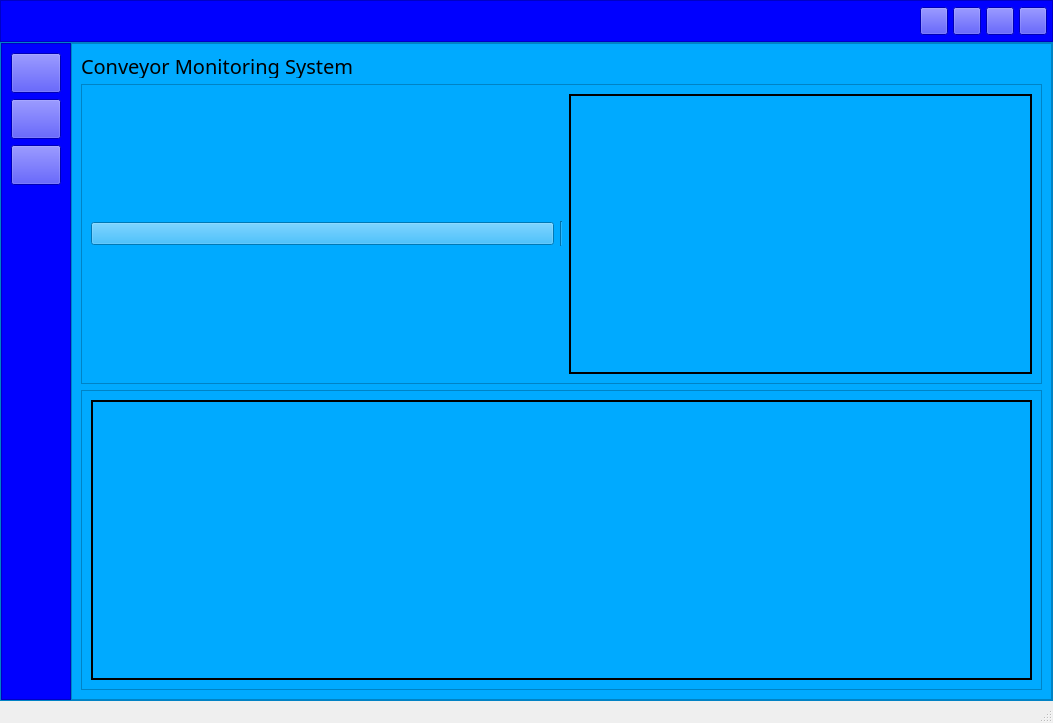
<?xml version="1.0" encoding="UTF-8"?>
<ui version="4.0">
 <class>MainWindow</class>
 <widget class="QMainWindow" name="MainWindow">
  <property name="geometry">
   <rect>
    <x>0</x>
    <y>0</y>
    <width>1053</width>
    <height>723</height>
   </rect>
  </property>
  <property name="windowTitle">
   <string>MainWindow</string>
  </property>
  <widget class="QWidget" name="centralwidget">
   <property name="styleSheet">
    <string notr="true">background-color: rgb(0, 0, 255);
background-color: rgb(0, 170, 255);</string>
   </property>
   <layout class="QVBoxLayout" name="verticalLayout">
    <property name="spacing">
     <number>0</number>
    </property>
    <property name="leftMargin">
     <number>0</number>
    </property>
    <property name="topMargin">
     <number>0</number>
    </property>
    <property name="rightMargin">
     <number>0</number>
    </property>
    <property name="bottomMargin">
     <number>0</number>
    </property>
    <item>
     <widget class="QFrame" name="frame_2">
      <property name="maximumSize">
       <size>
        <width>16777215</width>
        <height>50</height>
       </size>
      </property>
      <property name="styleSheet">
       <string notr="true">background-color: rgb(0, 0, 255);</string>
      </property>
      <property name="frameShape">
       <enum>QFrame::StyledPanel</enum>
      </property>
      <property name="frameShadow">
       <enum>QFrame::Raised</enum>
      </property>
      <layout class="QHBoxLayout" name="horizontalLayout">
       <property name="spacing">
        <number>5</number>
       </property>
       <property name="leftMargin">
        <number>6</number>
       </property>
       <property name="topMargin">
        <number>0</number>
       </property>
       <property name="rightMargin">
        <number>5</number>
       </property>
       <property name="bottomMargin">
        <number>0</number>
       </property>
       <item>
        <widget class="QPushButton" name="BTN_toggle">
         <property name="sizePolicy">
          <sizepolicy hsizetype="Expanding" vsizetype="Fixed">
           <horstretch>0</horstretch>
           <verstretch>0</verstretch>
          </sizepolicy>
         </property>
         <property name="minimumSize">
          <size>
           <width>0</width>
           <height>40</height>
          </size>
         </property>
         <property name="maximumSize">
          <size>
           <width>60</width>
           <height>40</height>
          </size>
         </property>
         <property name="font">
          <font>
           <family>Segoe UI</family>
           <pointsize>10</pointsize>
           <weight>50</weight>
           <italic>false</italic>
           <bold>false</bold>
          </font>
         </property>
         <property name="cursor">
          <cursorShape>PointingHandCursor</cursorShape>
         </property>
         <property name="layoutDirection">
          <enum>Qt::LeftToRight</enum>
         </property>
         <property name="styleSheet">
          <string notr="true">background-image: url(:/icons/images/icons/t1.png);
border:None;
</string>
         </property>
         <property name="text">
          <string/>
         </property>
         <property name="icon">
          <iconset>
           <normaloff>images_icon/settings.png</normaloff>images_icon/settings.png</iconset>
         </property>
         <property name="iconSize">
          <size>
           <width>35</width>
           <height>35</height>
          </size>
         </property>
        </widget>
       </item>
       <item>
        <widget class="QLabel" name="label_2">
         <property name="minimumSize">
          <size>
           <width>0</width>
           <height>0</height>
          </size>
         </property>
         <property name="maximumSize">
          <size>
           <width>110</width>
           <height>16777215</height>
          </size>
         </property>
         <property name="text">
          <string/>
         </property>
         <property name="pixmap">
          <pixmap>images_icon/whitew.png</pixmap>
         </property>
         <property name="scaledContents">
          <bool>true</bool>
         </property>
        </widget>
       </item>
       <item>
        <spacer name="horizontalSpacer">
         <property name="orientation">
          <enum>Qt::Horizontal</enum>
         </property>
         <property name="sizeHint" stdset="0">
          <size>
           <width>40</width>
           <height>20</height>
          </size>
         </property>
        </spacer>
       </item>
       <item>
        <widget class="QPushButton" name="helpButton">
         <property name="minimumSize">
          <size>
           <width>28</width>
           <height>28</height>
          </size>
         </property>
         <property name="maximumSize">
          <size>
           <width>28</width>
           <height>28</height>
          </size>
         </property>
         <property name="cursor">
          <cursorShape>PointingHandCursor</cursorShape>
         </property>
         <property name="toolTip">
          <string>Help</string>
         </property>
         <property name="styleSheet">
          <string notr="true"/>
         </property>
         <property name="text">
          <string/>
         </property>
         <property name="icon">
          <iconset>
           <normaloff>../../../JJ/New folder/trainApp_oxin/UI/images/icons/icon_help.png</normaloff>../../../JJ/New folder/trainApp_oxin/UI/images/icons/icon_help.png</iconset>
         </property>
         <property name="iconSize">
          <size>
           <width>17</width>
           <height>17</height>
          </size>
         </property>
        </widget>
       </item>
       <item>
        <widget class="QPushButton" name="miniButton">
         <property name="minimumSize">
          <size>
           <width>28</width>
           <height>28</height>
          </size>
         </property>
         <property name="maximumSize">
          <size>
           <width>28</width>
           <height>28</height>
          </size>
         </property>
         <property name="cursor">
          <cursorShape>PointingHandCursor</cursorShape>
         </property>
         <property name="toolTip">
          <string>Minimize</string>
         </property>
         <property name="text">
          <string/>
         </property>
         <property name="icon">
          <iconset>
           <normaloff>../../../JJ/New folder/trainApp_oxin/UI/images/icons/icon_minimize.png</normaloff>../../../JJ/New folder/trainApp_oxin/UI/images/icons/icon_minimize.png</iconset>
         </property>
         <property name="iconSize">
          <size>
           <width>20</width>
           <height>20</height>
          </size>
         </property>
        </widget>
       </item>
       <item>
        <widget class="QPushButton" name="maxiButton">
         <property name="minimumSize">
          <size>
           <width>28</width>
           <height>28</height>
          </size>
         </property>
         <property name="maximumSize">
          <size>
           <width>28</width>
           <height>28</height>
          </size>
         </property>
         <property name="font">
          <font>
           <family>Segoe UI</family>
           <pointsize>10</pointsize>
           <weight>50</weight>
           <italic>false</italic>
           <bold>false</bold>
           <stylestrategy>PreferDefault</stylestrategy>
          </font>
         </property>
         <property name="cursor">
          <cursorShape>PointingHandCursor</cursorShape>
         </property>
         <property name="toolTip">
          <string>Maximize</string>
         </property>
         <property name="text">
          <string/>
         </property>
         <property name="icon">
          <iconset>
           <normaloff>../../../JJ/New folder/trainApp_oxin/UI/images/icons/icon_maximize.png</normaloff>../../../JJ/New folder/trainApp_oxin/UI/images/icons/icon_maximize.png</iconset>
         </property>
         <property name="iconSize">
          <size>
           <width>20</width>
           <height>20</height>
          </size>
         </property>
        </widget>
       </item>
       <item>
        <widget class="QPushButton" name="closeButton">
         <property name="minimumSize">
          <size>
           <width>28</width>
           <height>28</height>
          </size>
         </property>
         <property name="maximumSize">
          <size>
           <width>28</width>
           <height>28</height>
          </size>
         </property>
         <property name="cursor">
          <cursorShape>PointingHandCursor</cursorShape>
         </property>
         <property name="toolTip">
          <string>Close</string>
         </property>
         <property name="text">
          <string/>
         </property>
         <property name="icon">
          <iconset>
           <normaloff>../../../JJ/New folder/trainApp_oxin/UI/images/icons/cil-x.png</normaloff>../../../JJ/New folder/trainApp_oxin/UI/images/icons/cil-x.png</iconset>
         </property>
         <property name="iconSize">
          <size>
           <width>20</width>
           <height>20</height>
          </size>
         </property>
        </widget>
       </item>
      </layout>
     </widget>
    </item>
    <item>
     <widget class="QFrame" name="frame">
      <property name="frameShape">
       <enum>QFrame::StyledPanel</enum>
      </property>
      <property name="frameShadow">
       <enum>QFrame::Raised</enum>
      </property>
      <layout class="QHBoxLayout" name="horizontalLayout_2">
       <property name="spacing">
        <number>0</number>
       </property>
       <property name="leftMargin">
        <number>0</number>
       </property>
       <property name="topMargin">
        <number>0</number>
       </property>
       <property name="rightMargin">
        <number>0</number>
       </property>
       <property name="bottomMargin">
        <number>0</number>
       </property>
       <item>
        <widget class="QFrame" name="frame_4">
         <property name="maximumSize">
          <size>
           <width>70</width>
           <height>16777215</height>
          </size>
         </property>
         <property name="styleSheet">
          <string notr="true">background-color: rgb(0, 0, 255);</string>
         </property>
         <property name="frameShape">
          <enum>QFrame::StyledPanel</enum>
         </property>
         <property name="frameShadow">
          <enum>QFrame::Raised</enum>
         </property>
         <layout class="QVBoxLayout" name="verticalLayout_2">
          <item>
           <widget class="QPushButton" name="BTN_toggle_2">
            <property name="sizePolicy">
             <sizepolicy hsizetype="Expanding" vsizetype="Fixed">
              <horstretch>0</horstretch>
              <verstretch>0</verstretch>
             </sizepolicy>
            </property>
            <property name="minimumSize">
             <size>
              <width>0</width>
              <height>40</height>
             </size>
            </property>
            <property name="maximumSize">
             <size>
              <width>60</width>
              <height>40</height>
             </size>
            </property>
            <property name="font">
             <font>
              <family>Segoe UI</family>
              <pointsize>10</pointsize>
              <weight>50</weight>
              <italic>false</italic>
              <bold>false</bold>
             </font>
            </property>
            <property name="cursor">
             <cursorShape>PointingHandCursor</cursorShape>
            </property>
            <property name="layoutDirection">
             <enum>Qt::LeftToRight</enum>
            </property>
            <property name="styleSheet">
             <string notr="true">background-image: url(:/icons/images/icons/t1.png);
</string>
            </property>
            <property name="text">
             <string/>
            </property>
            <property name="icon">
             <iconset>
              <normaloff>images_icon/monitor.png</normaloff>images_icon/monitor.png</iconset>
            </property>
            <property name="iconSize">
             <size>
              <width>35</width>
              <height>35</height>
             </size>
            </property>
           </widget>
          </item>
          <item>
           <widget class="QPushButton" name="BTN_toggle_3">
            <property name="sizePolicy">
             <sizepolicy hsizetype="Expanding" vsizetype="Fixed">
              <horstretch>0</horstretch>
              <verstretch>0</verstretch>
             </sizepolicy>
            </property>
            <property name="minimumSize">
             <size>
              <width>0</width>
              <height>40</height>
             </size>
            </property>
            <property name="maximumSize">
             <size>
              <width>60</width>
              <height>40</height>
             </size>
            </property>
            <property name="font">
             <font>
              <family>Segoe UI</family>
              <pointsize>10</pointsize>
              <weight>50</weight>
              <italic>false</italic>
              <bold>false</bold>
             </font>
            </property>
            <property name="cursor">
             <cursorShape>PointingHandCursor</cursorShape>
            </property>
            <property name="layoutDirection">
             <enum>Qt::LeftToRight</enum>
            </property>
            <property name="styleSheet">
             <string notr="true">background-image: url(:/icons/images/icons/t1.png);
</string>
            </property>
            <property name="text">
             <string/>
            </property>
            <property name="icon">
             <iconset>
              <normaloff>images_icon/calibration.png</normaloff>images_icon/calibration.png</iconset>
            </property>
            <property name="iconSize">
             <size>
              <width>35</width>
              <height>35</height>
             </size>
            </property>
           </widget>
          </item>
          <item>
           <widget class="QPushButton" name="BTN_toggle_4">
            <property name="sizePolicy">
             <sizepolicy hsizetype="Expanding" vsizetype="Fixed">
              <horstretch>0</horstretch>
              <verstretch>0</verstretch>
             </sizepolicy>
            </property>
            <property name="minimumSize">
             <size>
              <width>0</width>
              <height>40</height>
             </size>
            </property>
            <property name="maximumSize">
             <size>
              <width>60</width>
              <height>40</height>
             </size>
            </property>
            <property name="font">
             <font>
              <family>Segoe UI</family>
              <pointsize>10</pointsize>
              <weight>50</weight>
              <italic>false</italic>
              <bold>false</bold>
             </font>
            </property>
            <property name="cursor">
             <cursorShape>PointingHandCursor</cursorShape>
            </property>
            <property name="layoutDirection">
             <enum>Qt::LeftToRight</enum>
            </property>
            <property name="styleSheet">
             <string notr="true">background-image: url(:/icons/images/icons/t1.png);
</string>
            </property>
            <property name="text">
             <string/>
            </property>
            <property name="icon">
             <iconset>
              <normaloff>images_icon/database.png</normaloff>images_icon/database.png</iconset>
            </property>
            <property name="iconSize">
             <size>
              <width>35</width>
              <height>35</height>
             </size>
            </property>
           </widget>
          </item>
          <item>
           <spacer name="verticalSpacer">
            <property name="orientation">
             <enum>Qt::Vertical</enum>
            </property>
            <property name="sizeHint" stdset="0">
             <size>
              <width>20</width>
              <height>40</height>
             </size>
            </property>
           </spacer>
          </item>
         </layout>
        </widget>
       </item>
       <item>
        <widget class="QFrame" name="frame_5">
         <property name="frameShape">
          <enum>QFrame::StyledPanel</enum>
         </property>
         <property name="frameShadow">
          <enum>QFrame::Raised</enum>
         </property>
         <layout class="QHBoxLayout" name="horizontalLayout_3">
          <property name="spacing">
           <number>0</number>
          </property>
          <property name="leftMargin">
           <number>0</number>
          </property>
          <property name="topMargin">
           <number>0</number>
          </property>
          <property name="rightMargin">
           <number>0</number>
          </property>
          <property name="bottomMargin">
           <number>0</number>
          </property>
          <item>
           <widget class="QStackedWidget" name="stackedWidget">
            <property name="currentIndex">
             <number>0</number>
            </property>
            <widget class="QWidget" name="page">
             <layout class="QVBoxLayout" name="verticalLayout_3">
              <item>
               <widget class="QLabel" name="label">
                <property name="maximumSize">
                 <size>
                  <width>16777215</width>
                  <height>25</height>
                 </size>
                </property>
                <property name="font">
                 <font>
                  <family>MS Reference Sans Serif</family>
                  <pointsize>15</pointsize>
                 </font>
                </property>
                <property name="text">
                 <string>Conveyor Monitoring System</string>
                </property>
               </widget>
              </item>
              <item>
               <widget class="QFrame" name="frame_7">
                <property name="maximumSize">
                 <size>
                  <width>16777215</width>
                  <height>1000</height>
                 </size>
                </property>
                <property name="frameShape">
                 <enum>QFrame::StyledPanel</enum>
                </property>
                <property name="frameShadow">
                 <enum>QFrame::Raised</enum>
                </property>
                <layout class="QHBoxLayout" name="horizontalLayout_4">
                 <item>
                  <widget class="QPushButton" name="BTN_camera_connect">
                   <property name="enabled">
                    <bool>true</bool>
                   </property>
                   <property name="minimumSize">
                    <size>
                     <width>0</width>
                     <height>0</height>
                    </size>
                   </property>
                   <property name="maximumSize">
                    <size>
                     <width>16777215</width>
                     <height>16777215</height>
                    </size>
                   </property>
                   <property name="font">
                    <font>
                     <pointsize>10</pointsize>
                     <weight>75</weight>
                     <bold>true</bold>
                    </font>
                   </property>
                   <property name="cursor">
                    <cursorShape>PointingHandCursor</cursorShape>
                   </property>
                   <property name="toolTip">
                    <string>&lt;html&gt;&lt;head/&gt;&lt;body&gt;&lt;p&gt;&lt;span style=&quot; font-size:8pt; font-weight:400;&quot;&gt;Open Cameras&lt;/span&gt;&lt;/p&gt;&lt;/body&gt;&lt;/html&gt;</string>
                   </property>
                   <property name="styleSheet">
                    <string notr="true"/>
                   </property>
                   <property name="text">
                    <string/>
                   </property>
                   <property name="icon">
                    <iconset>
                     <normaloff>images_icon/play-button.png</normaloff>images_icon/play-button.png</iconset>
                   </property>
                   <property name="iconSize">
                    <size>
                     <width>35</width>
                     <height>35</height>
                    </size>
                   </property>
                  </widget>
                 </item>
                 <item>
                  <widget class="Line" name="line_16">
                   <property name="maximumSize">
                    <size>
                     <width>16777215</width>
                     <height>25</height>
                    </size>
                   </property>
                   <property name="orientation">
                    <enum>Qt::Vertical</enum>
                   </property>
                  </widget>
                 </item>
                 <item>
                  <widget class="QLabel" name="LBL_LiveHeatMap">
                   <property name="maximumSize">
                    <size>
                     <width>16777215</width>
                     <height>1000</height>
                    </size>
                   </property>
                   <property name="frameShape">
                    <enum>QFrame::Panel</enum>
                   </property>
                   <property name="frameShadow">
                    <enum>QFrame::Plain</enum>
                   </property>
                   <property name="lineWidth">
                    <number>2</number>
                   </property>
                   <property name="text">
                    <string/>
                   </property>
                  </widget>
                 </item>
                </layout>
               </widget>
              </item>
              <item>
               <widget class="QFrame" name="frame_6">
                <property name="maximumSize">
                 <size>
                  <width>16777215</width>
                  <height>1000</height>
                 </size>
                </property>
                <property name="frameShape">
                 <enum>QFrame::StyledPanel</enum>
                </property>
                <property name="frameShadow">
                 <enum>QFrame::Raised</enum>
                </property>
                <layout class="QHBoxLayout" name="horizontalLayout_5">
                 <item>
                  <widget class="QLabel" name="LBL_rawmap">
                   <property name="maximumSize">
                    <size>
                     <width>16777215</width>
                     <height>1000</height>
                    </size>
                   </property>
                   <property name="frameShape">
                    <enum>QFrame::Panel</enum>
                   </property>
                   <property name="frameShadow">
                    <enum>QFrame::Plain</enum>
                   </property>
                   <property name="lineWidth">
                    <number>2</number>
                   </property>
                   <property name="text">
                    <string/>
                   </property>
                   <property name="scaledContents">
                    <bool>true</bool>
                   </property>
                  </widget>
                 </item>
                </layout>
               </widget>
              </item>
             </layout>
            </widget>
            <widget class="QWidget" name="page_2">
             <layout class="QVBoxLayout" name="verticalLayout_5">
              <item>
               <widget class="QFrame" name="trend_chart_frame">
                <property name="minimumSize">
                 <size>
                  <width>900</width>
                  <height>600</height>
                 </size>
                </property>
                <property name="maximumSize">
                 <size>
                  <width>16777215</width>
                  <height>16777215</height>
                 </size>
                </property>
                <property name="frameShape">
                 <enum>QFrame::StyledPanel</enum>
                </property>
                <property name="frameShadow">
                 <enum>QFrame::Raised</enum>
                </property>
                <layout class="QVBoxLayout" name="verticalLayout_4">
                 <item>
                  <layout class="QHBoxLayout" name="horizontalLayout_9"/>
                 </item>
                </layout>
               </widget>
              </item>
             </layout>
            </widget>
           </widget>
          </item>
         </layout>
        </widget>
       </item>
      </layout>
     </widget>
    </item>
    <item>
     <widget class="QFrame" name="frame_3">
      <property name="maximumSize">
       <size>
        <width>16777215</width>
        <height>10</height>
       </size>
      </property>
      <property name="frameShape">
       <enum>QFrame::StyledPanel</enum>
      </property>
      <property name="frameShadow">
       <enum>QFrame::Raised</enum>
      </property>
     </widget>
    </item>
   </layout>
  </widget>
  <widget class="QMenuBar" name="menubar">
   <property name="geometry">
    <rect>
     <x>0</x>
     <y>0</y>
     <width>1053</width>
     <height>21</height>
    </rect>
   </property>
  </widget>
  <widget class="QStatusBar" name="statusbar"/>
 </widget>
 <resources/>
 <connections/>
</ui>
